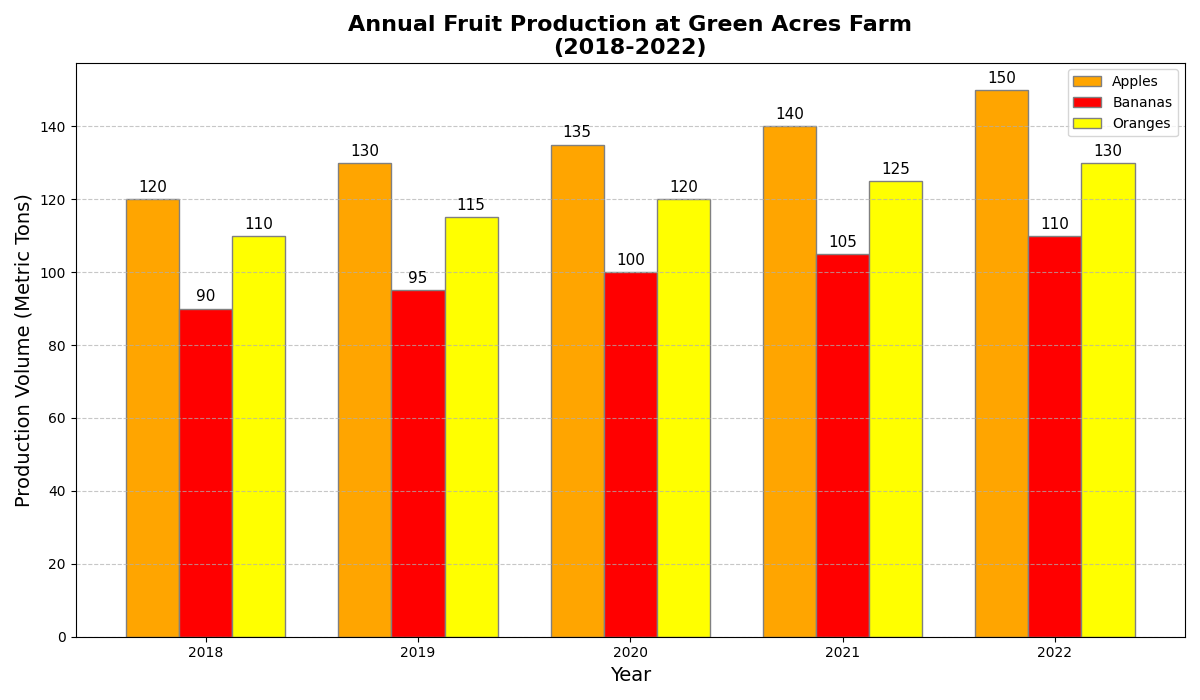

Reproduce this figure in Python.
import matplotlib.pyplot as plt
import numpy as np

years = np.arange(2018, 2023)

apples_production = [120, 130, 135, 140, 150]
bananas_production = [90, 95, 100, 105, 110]
oranges_production = [110, 115, 120, 125, 130]

bar_width = 0.25

r1 = np.arange(len(years))
r2 = [x + bar_width for x in r1]
r3 = [x + bar_width for x in r2]

fig, ax = plt.subplots(figsize=(12, 7))

# Changed colors for each group
bars1 = ax.bar(r1, apples_production, color='orange', width=bar_width, edgecolor='grey', label='Apples')
bars2 = ax.bar(r2, bananas_production, color='red', width=bar_width, edgecolor='grey', label='Bananas')
bars3 = ax.bar(r3, oranges_production, color='yellow', width=bar_width, edgecolor='grey', label='Oranges')

def add_labels(bars, ax):
    for bar in bars:
        height = bar.get_height()
        ax.annotate(f'{height}', 
                    xy=(bar.get_x() + bar.get_width() / 2, height),
                    xytext=(0, 3),  
                    textcoords="offset points",
                    ha='center', va='bottom', fontsize=11)

add_labels(bars1, ax)
add_labels(bars2, ax)
add_labels(bars3, ax)

ax.set_title("Annual Fruit Production at Green Acres Farm\n(2018-2022)", fontsize=16, fontweight='bold')
ax.set_xlabel("Year", fontsize=14)
ax.set_ylabel("Production Volume (Metric Tons)", fontsize=14)
ax.set_xticks([r + bar_width for r in range(len(years))])
ax.set_xticklabels(years)
ax.legend()
ax.grid(axis='y', linestyle='--', alpha=0.7)
plt.tight_layout()
plt.show()
